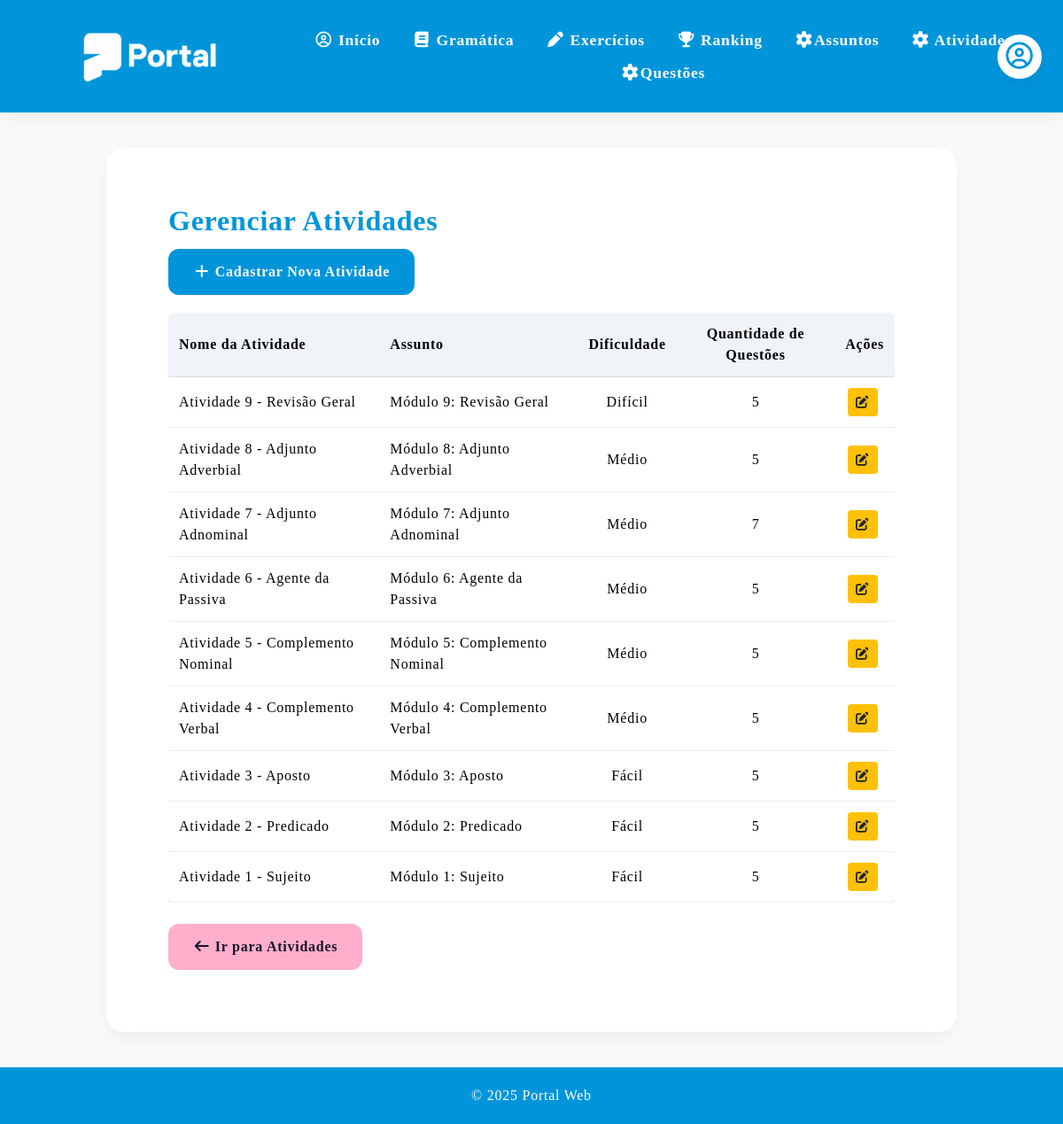
The page /listar_atividades on the database its author committed.
### models.py (models this page shows, shortened)
class Atividade(db.Model):
    __tablename__ = "atividade"
    id = db.Column(db.Integer, primary_key=True)
    nome = db.Column(db.String(150), nullable=True)
    dificuldade = db.Column(db.String(50), nullable=True)
    assunto_id = db.Column(db.Integer, db.ForeignKey("assunto.id"), nullable=False)
    assunto = db.relationship("Assunto", back_populates="atividades")
    questoes = db.relationship("Questao", back_populates="atividade", lazy=True, cascade="all, delete-orphan")

class Assunto(db.Model):
    __tablename__ = "assunto"
    id = db.Column(db.Integer, primary_key=True)
    nome = db.Column(db.String(100), nullable=False)
    conteudo = db.Column(db.Text, nullable=True)
    imagem = db.Column(db.String(255), nullable=True)
    arquivo_pdf = db.Column(db.String(255), nullable=True)
    atividades = db.relationship("Atividade", back_populates="assunto", lazy=True)
    tipo = db.Column(db.String(50), nullable=False, default="USUARIO")

### rotas.py (the view)
    @app.route('/listar_atividades')
    def listar_atividades():
            redir = verificar_professor()
            if redir: return redir
            pagina = request.args.get('pagina', 1, type=int)
            try:
                atividades_paginado = AtividadeServico.listar_paginado(pagina)
                assuntos = AssuntoServico.listar_todos()
                return render_template("listar_atividades.html", atividades=atividades_paginado.items, assuntos=assuntos, paginacao=atividades_paginado)
            except Exception as e:
                print("ERRO LISTAR ATIVIDADES:", str(e))
                flash("Erro ao carregar atividades.")
                return redirect(url_for('atividades'))

### rotas.py (called while the page is built, shortened)
def verificar_professor():
    return None

### servicos/assunto_servico.py (called while the page is built)
    @staticmethod
    def listar_todos():
        return Assunto.query.all()

### servicos/atividade_servico.py (called while the page is built)
    @staticmethod
    def listar_paginado(pagina=1):
        itens_por_pagina = current_app.config['ITENS_POR_PAGINA']
        return Atividade.query.order_by(Atividade.id.desc()).paginate(
            page=pagina,
            per_page=itens_por_pagina,
            error_out=False
        )

### templates/listar_atividades.html (shortened to what this page needs)
{% extends "base.html" %}
{% block conteudo %}
        <section class="section">
            <h2>Gerenciar Atividades</h2>
            <p>
                <a href="{{ url_for('cadastrar_atividade') }}" class="btn btn-detalhe">
                    <i class="fa-solid fa-plus"></i> Cadastrar Nova Atividade
                </a>
            </p>
            <div style="margin-top: 20px; overflow-x: auto;">
                <table style="width: 100%; border-collapse: collapse; background: #fff; border-radius: 8px; overflow: hidden; box-shadow: 0 2px 4px rgba(0,0,0,0.1);">
                    <thead>
                        <tr style="background: #f0f4f8;">
                            <th style="padding: 12px; text-align: left; border-bottom: 1px solid #ddd;">Nome da Atividade</th>
                            <th style="padding: 12px; text-align: left; border-bottom: 1px solid #ddd;">Assunto</th>
                            <th style="padding: 12px; text-align: center; border-bottom: 1px solid #ddd;">Dificuldade</th>
                            <th style="padding: 12px; text-align: center; border-bottom: 1px solid #ddd;">Quantidade de Questões</th>
                            <th style="padding: 12px; text-align: center; border-bottom: 1px solid #ddd;">Ações</th>
                        </tr>
                    </thead>
                    <tbody>
                        {% for atividade in atividades %}
                        <tr>
                            <td style="padding: 12px; border-bottom: 1px solid #eee;">{{ atividade.nome }}</td>
                            <td style="padding: 12px; border-bottom: 1px solid #eee;">{{ atividade.assunto.nome }}</td>
                            <td style="padding: 12px; border-bottom: 1px solid #eee; text-align: center;">{{ atividade.dificuldade }}</td>
                            <td style="padding: 12px; border-bottom: 1px solid #eee; text-align: center;">{{ atividade.questoes|length }}</td>
                            <td style="padding: 12px; border-bottom: 1px solid #eee; text-align: center;">
                                <a href="{{ url_for('editar_atividade', id=atividade.id) }}" class="btn" style="padding: 4px 8px; font-size: 0.9em; background: #ffc107; color: #212529; text-decoration: none; border-radius: 4px; margin-right: 5px;">
                                    <i class="fa-solid fa-pen-to-square"></i>
                                </a>
                            </td>
                        </tr>
                        {% else %}
                        <tr>
                            <td colspan="5" style="padding: 15px; text-align: center; color: #6c757d;">Nenhuma atividade cadastrada.</td>
                        </tr>
                        {% endfor %}
                    </tbody>
                </table>
            </div>
            <br>
            <a href="{{ url_for('atividades') }}" class="btn btn-gramatica">
                <i class="fa-solid fa-arrow-left"></i> Ir para Atividades
            </a>
        </section>
{% endblock %}

### static/css/style.css (style rules this page uses)
:root { --primary-blue: #0095DB; --secondary-blue: #D5F7FF; --primary-pink: #FFAFCC; --secondary-pink: #FFECF4; --pink: #FF477E; --mint-green: #DFFCF4; --success-green: #00966D; --soft-purple: #DDD0F8; --soft-yellow: #FFF0D4; --yellow: #F4B740; --bg-light: #FAFAFA; --gray-light: #EDEDED; --gray-medium: #D6D8E7; --text-dark: #14142B; --shadow-soft: 0 8px 20px rgba(0, 0, 0, 0.05); }
* { margin: 0; padding: 0; box-sizing: border-box; }
body { font-family: 'Basier Square'; font-weight: 400; font-size: 1.0em; line-height: 1.5em; letter-spacing: 0.75px; background-color: var(--bg-light); */ }
.section { background: white; border-radius: 20px; padding: 70px; margin-bottom: 30px; box-shadow: var(--shadow-soft); transition: 0.3s; }
h2 { color: var(--primary-blue); margin-bottom: 20px; font-size: 2rem; }
.btn { display: inline-block; background-color: var(--primary-blue); color: white; padding: 14px 28px; border-radius: 12px; text-decoration: none; font-weight: bold; border: none; cursor: pointer; transition: 0.3s; }
.btn-gramatica { background-color: var(--primary-pink); color: var(--text-dark); }

### rows shown on the page
Atividade: nome "Atividade 9 - Revisão Geral", assunto.nome "Módulo 9: Revisão Geral", dificuldade "Difícil", questoes|length "5"
Atividade: nome "Atividade 8 - Adjunto Adverbial", assunto.nome "Módulo 8: Adjunto Adverbial", dificuldade "Médio", questoes|length "5"
Atividade: nome "Atividade 7 - Adjunto Adnominal", assunto.nome "Módulo 7: Adjunto Adnominal", dificuldade "Médio", questoes|length "7"
Atividade: nome "Atividade 6 - Agente da Passiva", assunto.nome "Módulo 6: Agente da Passiva", dificuldade "Médio", questoes|length "5"
Atividade: nome "Atividade 5 - Complemento Nominal", assunto.nome "Módulo 5: Complemento Nominal", dificuldade "Médio", questoes|length "5"
Atividade: nome "Atividade 4 - Complemento Verbal", assunto.nome "Módulo 4: Complemento Verbal", dificuldade "Médio", questoes|length "5"
Atividade: nome "Atividade 3 - Aposto", assunto.nome "Módulo 3: Aposto", dificuldade "Fácil", questoes|length "5"
Atividade: nome "Atividade 2 - Predicado", assunto.nome "Módulo 2: Predicado", dificuldade "Fácil", questoes|length "5"
Atividade: nome "Atividade 1 - Sujeito", assunto.nome "Módulo 1: Sujeito", dificuldade "Fácil", questoes|length "5"
